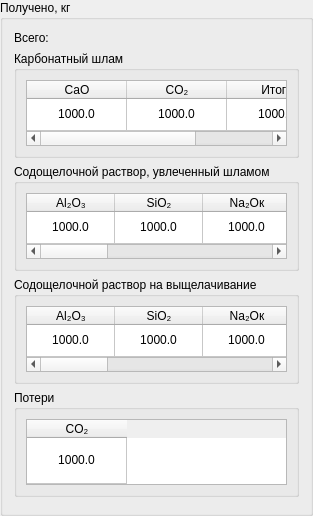
                  <widget class="QGroupBox" name="groupBox_64">
                   <property name="title">
                    <string>Получено, кг</string>
                   </property>
                   <layout class="QVBoxLayout" name="verticalLayout_10">
                    <item>
                     <widget class="QLabel" name="label_8">
                      <property name="text">
                       <string>Всего:</string>
                      </property>
                     </widget>
                    </item>
                    <item>
                     <widget class="QGroupBox" name="groupBox_253">
                      <property name="maximumSize">
                       <size>
                        <width>16777215</width>
                        <height>107</height>
                       </size>
                      </property>
                      <property name="title">
                       <string>Карбонатный шлам</string>
                      </property>
                      <layout class="QHBoxLayout" name="horizontalLayout_270">
                       <item>
                        <widget class="QTableWidget" name="tableCarbonMud17">
                         <property name="maximumSize">
                          <size>
                           <width>16777215</width>
                           <height>71</height>
                          </size>
                         </property>
                         <attribute name="horizontalHeaderDefaultSectionSize">
                          <number>100</number>
                         </attribute>
                         <attribute name="horizontalHeaderStretchLastSection">
                          <bool>false</bool>
                         </attribute>
                         <attribute name="verticalHeaderVisible">
                          <bool>false</bool>
                         </attribute>
                         <attribute name="verticalHeaderStretchLastSection">
                          <bool>true</bool>
                         </attribute>
                         <row>
                          <property name="text">
                           <string>1</string>
                          </property>
                         </row>
                         <column>
                          <property name="text">
                           <string>CaO</string>
                          </property>
                         </column>
                         <column>
                          <property name="text">
                           <string>CO₂</string>
                          </property>
                         </column>
                         <column>
                          <property name="text">
                           <string>Итого</string>
                          </property>
                         </column>
                         <item row="0" column="0">
                          <property name="text">
                           <string>1000.0</string>
                          </property>
                          <property name="textAlignment">
                           <set>AlignCenter</set>
                          </property>
                         </item>
                         <item row="0" column="1">
                          <property name="text">
                           <string>1000.0</string>
                          </property>
                          <property name="textAlignment">
                           <set>AlignCenter</set>
                          </property>
                         </item>
                         <item row="0" column="2">
                          <property name="text">
                           <string>1000.0</string>
                          </property>
                          <property name="textAlignment">
                           <set>AlignCenter</set>
                          </property>
                         </item>
                        </widget>
                       </item>
                      </layout>
                     </widget>
                    </item>
                    <item>
                     <widget class="QGroupBox" name="groupBox_255">
                      <property name="maximumSize">
                       <size>
                        <width>16777215</width>
                        <height>107</height>
                       </size>
                      </property>
                      <property name="title">
                       <string>Содощелочной раствор, увлеченный шламом</string>
                      </property>
                      <layout class="QHBoxLayout" name="horizontalLayout_272">
                       <item>
                        <widget class="QTableWidget" name="tableAlkalineSolution17">
                         <property name="maximumSize">
                          <size>
                           <width>16777215</width>
                           <height>71</height>
                          </size>
                         </property>
                         <attribute name="horizontalHeaderDefaultSectionSize">
                          <number>88</number>
                         </attribute>
                         <attribute name="horizontalHeaderStretchLastSection">
                          <bool>true</bool>
                         </attribute>
                         <attribute name="verticalHeaderVisible">
                          <bool>false</bool>
                         </attribute>
                         <attribute name="verticalHeaderStretchLastSection">
                          <bool>true</bool>
                         </attribute>
                         <row>
                          <property name="text">
                           <string>1</string>
                          </property>
                         </row>
                         <column>
                          <property name="text">
                           <string>Al₂O₃</string>
                          </property>
                         </column>
                         <column>
                          <property name="text">
                           <string>SiO₂</string>
                          </property>
                         </column>
                         <column>
                          <property name="text">
                           <string>Na₂Oк</string>
                          </property>
                         </column>
                         <column>
                          <property name="text">
                           <string>Na₂Oу</string>
                          </property>
                         </column>
                         <column>
                          <property name="text">
                           <string>CO₂</string>
                          </property>
                         </column>
                         <column>
                          <property name="text">
                           <string>H₂O</string>
                          </property>
                         </column>
                         <column>
                          <property name="text">
                           <string>Итого</string>
                          </property>
                         </column>
                         <item row="0" column="0">
                          <property name="text">
                           <string>1000.0</string>
                          </property>
                          <property name="textAlignment">
                           <set>AlignCenter</set>
                          </property>
                         </item>
                         <item row="0" column="1">
                          <property name="text">
                           <string>1000.0</string>
                          </property>
                          <property name="textAlignment">
                           <set>AlignCenter</set>
                          </property>
                         </item>
                         <item row="0" column="2">
                          <property name="text">
                           <string>1000.0</string>
                          </property>
                          <property name="textAlignment">
                           <set>AlignCenter</set>
                          </property>
                         </item>
                         <item row="0" column="3">
                          <property name="text">
                           <string>1000.0</string>
                          </property>
                          <property name="textAlignment">
                           <set>AlignCenter</set>
                          </property>
                         </item>
                         <item row="0" column="4">
                          <property name="text">
                           <string>1000.0</string>
                          </property>
                          <property name="textAlignment">
                           <set>AlignCenter</set>
                          </property>
                         </item>
                         <item row="0" column="5">
                          <property name="text">
                           <string>1000.0</string>
                          </property>
                          <property name="textAlignment">
                           <set>AlignCenter</set>
                          </property>
                         </item>
                         <item row="0" column="6">
                          <property name="text">
                           <string>1000.0</string>
                          </property>
                          <property name="textAlignment">
                           <set>AlignCenter</set>
                          </property>
                         </item>
                        </widget>
                       </item>
                      </layout>
                     </widget>
                    </item>
                    <item>
                     <widget class="QGroupBox" name="groupBox_254">
                      <property name="maximumSize">
                       <size>
                        <width>16777215</width>
                        <height>107</height>
                       </size>
                      </property>
                      <property name="title">
                       <string>Содощелочной раствор на выщелачивание</string>
                      </property>
                      <layout class="QHBoxLayout" name="horizontalLayout_271">
                       <item>
                        <widget class="QTableWidget" name="tableAlkalineSolutionLeaching17">
                         <property name="maximumSize">
                          <size>
                           <width>16777215</width>
                           <height>71</height>
                          </size>
                         </property>
                         <attribute name="horizontalHeaderDefaultSectionSize">
                          <number>88</number>
                         </attribute>
                         <attribute name="horizontalHeaderStretchLastSection">
                          <bool>true</bool>
                         </attribute>
                         <attribute name="verticalHeaderVisible">
                          <bool>false</bool>
                         </attribute>
                         <attribute name="verticalHeaderStretchLastSection">
                          <bool>true</bool>
                         </attribute>
                         <row>
                          <property name="text">
                           <string>1</string>
                          </property>
                         </row>
                         <column>
                          <property name="text">
                           <string>Al₂O₃</string>
                          </property>
                         </column>
                         <column>
                          <property name="text">
                           <string>SiO₂</string>
                          </property>
                         </column>
                         <column>
                          <property name="text">
                           <string>Na₂Oк</string>
                          </property>
                         </column>
                         <column>
                          <property name="text">
                           <string>Na₂Oу</string>
                          </property>
                         </column>
                         <column>
                          <property name="text">
                           <string>CO₂</string>
                          </property>
                         </column>
                         <column>
                          <property name="text">
                           <string>H₂O</string>
                          </property>
                         </column>
                         <column>
                          <property name="text">
                           <string>Итого</string>
                          </property>
                         </column>
                         <item row="0" column="0">
                          <property name="text">
                           <string>1000.0</string>
                          </property>
                          <property name="textAlignment">
                           <set>AlignCenter</set>
                          </property>
                         </item>
                         <item row="0" column="1">
                          <property name="text">
                           <string>1000.0</string>
                          </property>
                          <property name="textAlignment">
                           <set>AlignCenter</set>
                          </property>
                         </item>
                         <item row="0" column="2">
                          <property name="text">
                           <string>1000.0</string>
                          </property>
                          <property name="textAlignment">
                           <set>AlignCenter</set>
                          </property>
                         </item>
                         <item row="0" column="3">
                          <property name="text">
                           <string>1000.0</string>
                          </property>
                          <property name="textAlignment">
                           <set>AlignCenter</set>
                          </property>
                         </item>
                         <item row="0" column="4">
                          <property name="text">
                           <string>1000.0</string>
                          </property>
                          <property name="textAlignment">
                           <set>AlignCenter</set>
                          </property>
                         </item>
                         <item row="0" column="5">
                          <property name="text">
                           <string>1000.0</string>
                          </property>
                          <property name="textAlignment">
                           <set>AlignCenter</set>
                          </property>
                         </item>
                         <item row="0" column="6">
                          <property name="text">
                           <string>1000.0</string>
                          </property>
                          <property name="textAlignment">
                           <set>AlignCenter</set>
                          </property>
                         </item>
                        </widget>
                       </item>
                      </layout>
                     </widget>
                    </item>
                    <item>
                     <widget class="QGroupBox" name="groupBox_250">
                      <property name="maximumSize">
                       <size>
                        <width>16777215</width>
                        <height>107</height>
                       </size>
                      </property>
                      <property name="title">
                       <string>Потери</string>
                      </property>
                      <layout class="QHBoxLayout" name="horizontalLayout_267">
                       <item>
                        <widget class="QTableWidget" name="tableLosses17">
                         <property name="maximumSize">
                          <size>
                           <width>16777215</width>
                           <height>71</height>
                          </size>
                         </property>
                         <attribute name="horizontalHeaderDefaultSectionSize">
                          <number>100</number>
                         </attribute>
                         <attribute name="horizontalHeaderStretchLastSection">
                          <bool>false</bool>
                         </attribute>
                         <attribute name="verticalHeaderVisible">
                          <bool>false</bool>
                         </attribute>
                         <attribute name="verticalHeaderStretchLastSection">
                          <bool>true</bool>
                         </attribute>
                         <row>
                          <property name="text">
                           <string>1</string>
                          </property>
                         </row>
                         <column>
                          <property name="text">
                           <string>CO₂</string>
                          </property>
                         </column>
                         <item row="0" column="0">
                          <property name="text">
                           <string>1000.0</string>
                          </property>
                          <property name="textAlignment">
                           <set>AlignCenter</set>
                          </property>
                         </item>
                        </widget>
                       </item>
                      </layout>
                     </widget>
                    </item>
                    <item>
                     <spacer name="verticalSpacer_10">
                      <property name="orientation">
                       <enum>Qt::Vertical</enum>
                      </property>
                      <property name="sizeHint" stdset="0">
                       <size>
                        <width>20</width>
                        <height>5</height>
                       </size>
                      </property>
                     </spacer>
                    </item>
                   </layout>
                  </widget>
